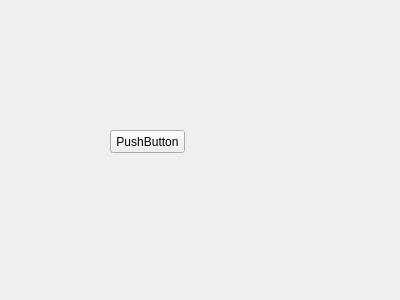
<?xml version="1.0" encoding="UTF-8"?>
<ui version="4.0">
 <class>Form</class>
 <widget class="QWidget" name="Form">
  <property name="geometry">
   <rect>
    <x>0</x>
    <y>0</y>
    <width>400</width>
    <height>300</height>
   </rect>
  </property>
  <property name="windowTitle">
   <string>Form</string>
  </property>
  <widget class="QPushButton" name="pushButton">
   <property name="geometry">
    <rect>
     <x>110</x>
     <y>130</y>
     <width>75</width>
     <height>23</height>
    </rect>
   </property>
   <property name="text">
    <string>PushButton</string>
   </property>
  </widget>
 </widget>
 <resources/>
 <connections/>
</ui>
